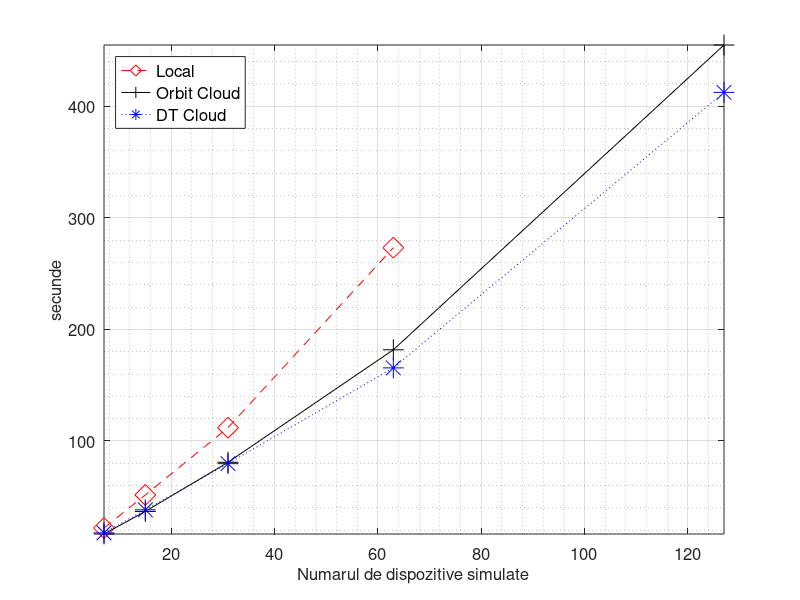
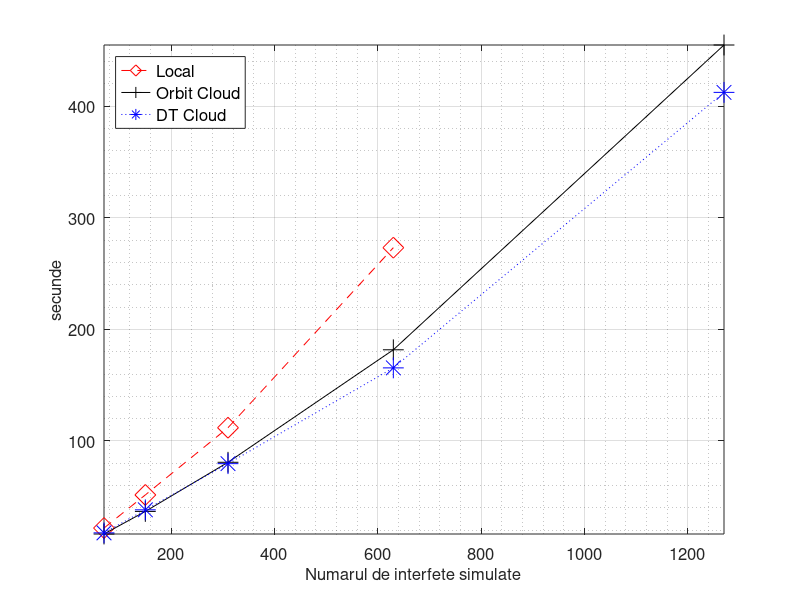
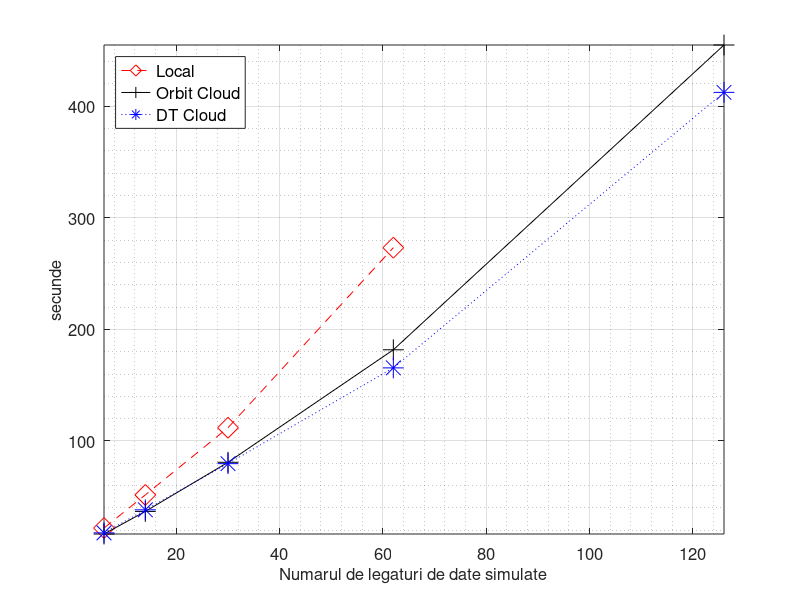

MATLAB code to generate these figures, in order:
nes = [7,15,31,63,127]
intfs = [70,150,310,630,1270]
links = [6,14,30,62,126]

local = [21.952,51.625,111.869,273.2,NaN] 
orbit = [16.612,36.861,80.881,181.698,454.84]
dt = [17.633,38.281,79.662,165.483,412.383]

figure(1)
plot(nes,local, '--dr', 'markersize', 15, nes, orbit, '-+k', 'markersize', 15, nes, dt, ':*b', 'markersize', 15)
set(gca, "fontsize", 12)

xlabel('Numarul de dispozitive simulate', "fontsize", 12)
grid on
grid minor on
ylabel('secunde', "fontsize", 12)
leg = legend('Local','Orbit Cloud','DT Cloud', "location", 'northwest')
set(leg, "fontsize", 12)
axis('tight')

#la = num2str(local(:));
#lb = cellstr(la);
#lc = strtrim(lb);

#oa = num2str(orbit(:));
#ob = cellstr(oa);
#oc = strtrim(ob);

#da = num2str(dt(:));
#db = cellstr(da);
#dc = strtrim(db);

#text(nes, local, lc)
#text(nes, orbit, oc)
#text(nes, dt, dc)

figure(2)
plot(intfs,local, '--dr', 'markersize', 15, intfs, orbit, '-+k', 'markersize', 15, intfs, dt, ':*b', 'markersize', 15)
set(gca, "fontsize", 12)

xlabel('Numarul de interfete simulate', "fontsize", 12)
grid on
grid minor on
ylabel('secunde', "fontsize", 12)
leg = legend('Local','Orbit Cloud','DT Cloud', "location", 'northwest')
set(leg, "fontsize", 12)
axis('tight')

#la = num2str(local(:));
#lb = cellstr(la);
#lc = strtrim(lb);

#oa = num2str(orbit(:));
#ob = cellstr(oa);
#oc = strtrim(ob);

#da = num2str(dt(:));
#db = cellstr(da);
#dc = strtrim(db);

#text(intfs, local, lc)
#text(intfs, orbit, oc)
#text(intfs, dt, dc)

figure(3)
plot(links,local, '--dr', 'markersize', 15, links, orbit, '-+k', 'markersize', 15, links, dt, ':*b', 'markersize', 15)
set(gca, "fontsize", 12)

xlabel('Numarul de legaturi de date simulate', "fontsize", 12)
grid on
grid minor on
ylabel('secunde', "fontsize", 12)
leg = legend('Local','Orbit Cloud','DT Cloud', "location", 'northwest')
set(leg, "fontsize", 12)
axis('tight')

#la = num2str(local(:));
#lb = cellstr(la);
#lc = strtrim(lb);

#oa = num2str(orbit(:));
#ob = cellstr(oa);
#oc = strtrim(ob);

#da = num2str(dt(:));
#db = cellstr(da);
#dc = strtrim(db);

#text(links, local, lc)
#text(links, orbit, oc)
#text(links, dt, dc)
